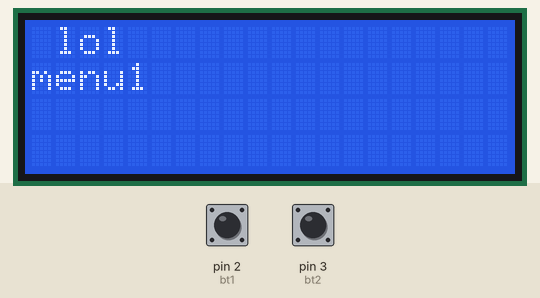
Recording of a program running on a simulated Arduino Uno, built with avr-gcc and run on an emulated ATmega328P. Shown: 20×4 character LCD. Inputs (shaded band) come from the test bench; at power-on: pin 2 (bt1) HIGH, pin 3 (bt2) HIGH.

Above: at 1.2 s.
1.3 s: pin 2 (bt1) pulled LOW for 0.15 s
2.9 s: pin 2 (bt1) pulled LOW for 1 s
Timing chart, 0 to 5.9 s (numbered marks = the images above; inputs shaded):
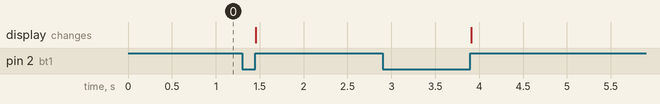

The program:

main.cpp
```cpp
#include <Arduino.h>
#include <Wire.h>
#include <LiquidCrystal_I2C.h>
#include <Debounce.h>

LiquidCrystal_I2C lcd(0x27,20,4);  // set the LCD address to 0x27 for a 16 chars and 2 line display

byte bt1 = 2;
byte bt2 = 3;
Debounce btd1(bt1,70);
Debounce btd2(bt2,70);
volatile int bts1 = 0;
volatile int bts2 = 0;
int menu=0;

void btn1_ISR();
void btn2_ISR();

void setup()
{
  lcd.init();                      // initialize the lcd
  lcd.backlight();
  Serial.begin(9600);
  lcd.setCursor(1,0);
  lcd.print("lol");
  pinMode(bt1, INPUT_PULLUP);
  pinMode(bt2, INPUT_PULLUP);
  attachInterrupt(0, btn1_ISR, RISING);
  attachInterrupt(1, btn2_ISR, RISING);
}

void btn1_ISR()
{
  bts1=btd1.read();
  if (bts1==LOW)
  {
    menu++;
    if (menu>5)
    {
      menu=0;
    }
  }
}

void btn2_ISR()
{
  bts2=btd2.read();
  if (bts2==LOW)
  {
    menu--;
    if (menu<0)
    {
      menu=5;
    }
  }
}

void loop()
{
  switch (menu) {
  case 0:
    lcd.setCursor(0,1);
    lcd.print("menu1");
    break;
  case 1:
    lcd.setCursor(0,1);
    lcd.print("menu2");
    break;
  case 2:
    lcd.setCursor(0,1);
    lcd.print("menu3");
    break;
  case 3:
    lcd.setCursor(0,1);
    lcd.print("menu4");
    break;
  case 4:
    lcd.setCursor(0,1);
    lcd.print("menu5");
    break;
  case 5:
    lcd.setCursor(0,1);
    lcd.print("menu6");
    break;
  default:
    lcd.setCursor(0,1);
    lcd.print("menu1");
    break;
}
}
```
